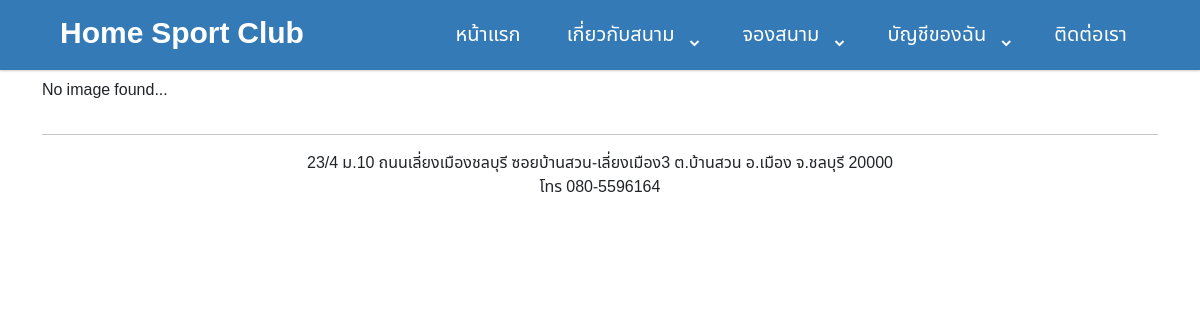
The page /badminton/rules.php on the database as committed earlier.
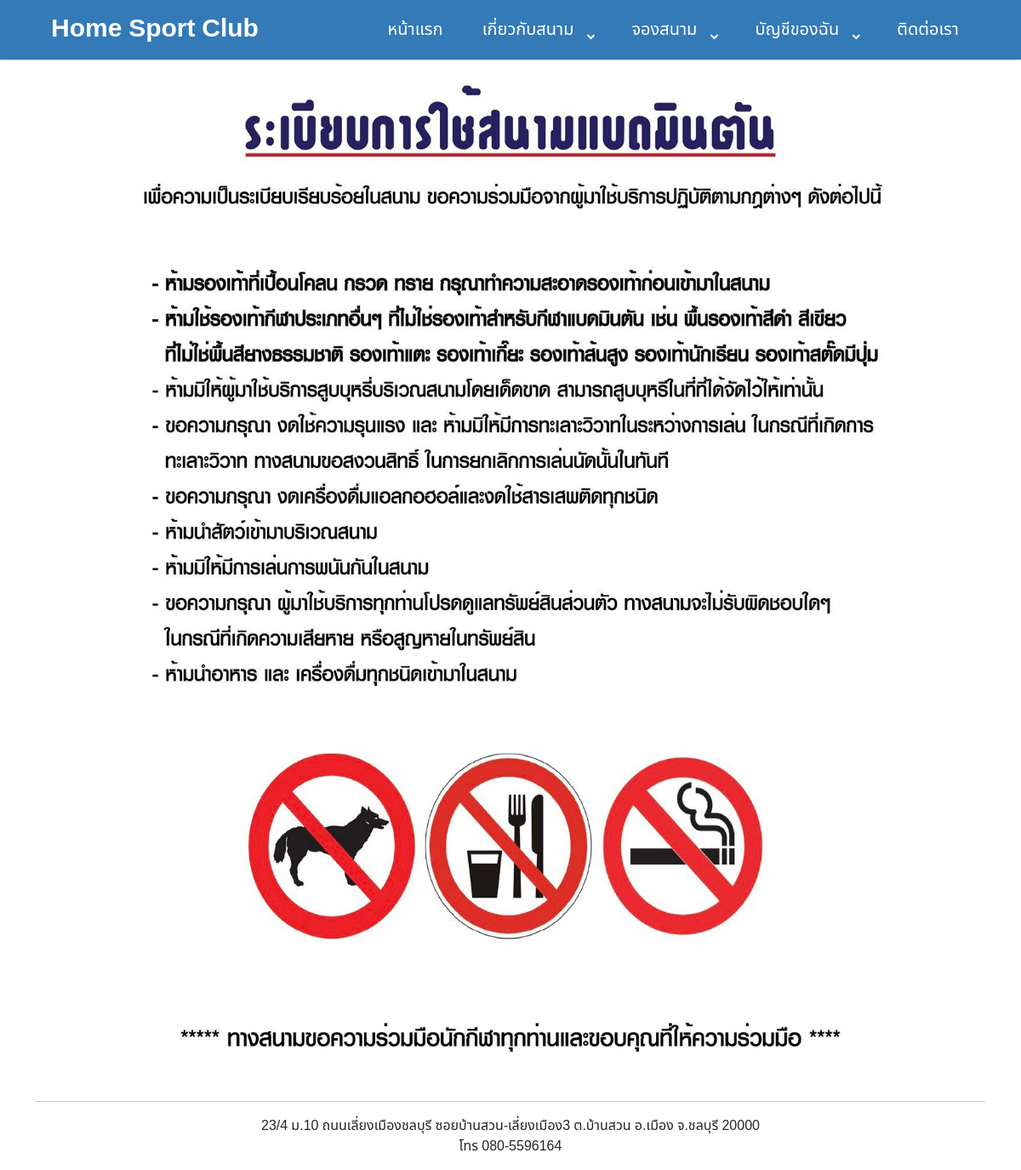
The same page on the database as committed later.
### tables this page shows
CREATE TABLE `image` (
  `image_id` int(11) NOT NULL,
  `image_name` varchar(32) NOT NULL,
  `activity_id` int(11) NOT NULL COMMENT 't_activity',
  `create_date` datetime NOT NULL,
  `edit_date` datetime NOT NULL,
  `create_by` int(11) NOT NULL COMMENT 'user_id',
  `edit_by` int(11) NOT NULL COMMENT 'user_id'
);

### badminton/rules.php (the view, shortened to what this page needs)
<?php
    include_once 'dbConfig.php';
?>
<?php include"header.php"; ?>
<!DOCTYPE html>
<html lang="en">
<head>
    <link href='https://unpkg.com/boxicons@2.0.7/css/boxicons.min.css' rel='stylesheet'>
     <link rel="stylesheet" href="css/boostrap/css/bootstrap.min.css">
    <link href="https://cdn.jsdelivr.net/npm/bootstrap@5.2.0/dist/css/bootstrap.min.css" rel="stylesheet">
</head>
<body>
    <div class="container">
        <div class="row g-2">
            <?php
                $query = $db->query("SELECT * FROM image WHERE activity_id = '5' ORDER BY create_date DESC");
                if ($query->num_rows > 0) {
                    while($row = $query->fetch_assoc()) {
                        $imageURL = 'uploads/'.$row['image_name'];
                    ?>
                    <div class="">
                        <div align = "center">
                            <img src="<?php echo $imageURL ?>"  width="900px" height="1200px" margin="" >
                        </div>
                    </div>
                <?php
                    }
                } else { ?>
                <p>No image found...</p>
            <?php } ?>
        </div>
    </div>
</body>
<?php include"footer.php"; ?>
</html>

### badminton/header.php (shortened to what this page needs)
<!DOCTYPE html>
<html lang="en" dir="ltr">
<head>
  <link rel="stylesheet" href="css/style.css">
  <link href='https://unpkg.com/boxicons@2.0.7/css/boxicons.min.css' rel='stylesheet'>
  <link rel="stylesheet" href="css/boostrap/css/bootstrap.min.css">
</head>
<body>
  <nav class="navbar navbar-inverse" data-spy="affix" data-offset-top="197">
    <div class="navbar">
      <div class="logo" style="color: #fff;"><a>Home Sport Club</a></div>
      <div class="nav-links">
        <ul class="links">
          <li><a href="home.php">หน้าแรก</a></li>
          <li>
            <a>เกี่ยวกับสนาม</a>
            <i class='bx bxs-chevron-down htmlcss-arrow arrow  '></i>
          </li>
        </ul>
        <li>
          <a>จองสนาม</a>
          <i class='bx bxs-chevron-down js-arrow arrow '></i>
        </li>
        <li>
          <a>บัญชีของฉัน</a>
          <i class='bx bxs-chevron-down js-arrow arrow '></i>
        </li>
        <li><a href="contact.php">ติดต่อเรา</a></li>
      </div>
    </div>
  </nav>
</body>
</html>

### badminton/footer.php (shortened to what this page needs)
<!DOCTYPE html>
<html lang="en">
<head>
</head>
<body>
<footer class="sticky-footer bg-white">
    <div class="container my-auto">
        <div class="copyright text-center my-auto">
            <hr>
            <span>23/4 ม.10 ถนนเลี่ยงเมืองชลบุรี ซอยบ้านสวน-เลี่ยงเมือง3 ต.บ้านสวน อ.เมือง จ.ชลบุรี 20000</span>
            <p>โทร 080-5596164</p>
        </div>
    </div>
</footer>
</body>
</html>

### badminton/css/style.css (style rules this page uses)
* { box-sizing: border-box; font-family: 'M PLUS Rounded 1c', sans-serif; font-family: 'Noto Sans Thai', sans-serif; }
body { margin: 0; background: #f4f4fb; }
nav { height: 55px; position: relative; top: 20px; width: 100%; display: flex; background: #c6efff; justify-content: space-between; }
nav ul { margin: 0; display: flex; }
nav ul li { list-style: none; }
nav ul li a { top: 20px; font-size: 18px; font-weight: 400; height: 55px; line-height: 55px; padding: 0px 9px; text-decoration: none; color: black; display: block; }
.logo { font-size: 22px; font-weight: 600; height: flex; line-height: 20px; padding: 0px 10px; }

### badminton/header.php (style rules this page uses)
* { margin: 0; padding: 0; box-sizing: border-box; font-family: 'M PLUS Rounded 1c', sans-serif; font-family: 'Noto Sans Thai', sans-serif; }
body { min-height: 100vh; }
nav { position: fixed; top: 0; left: 0; width: 100%; height: 70px; background-color: #337ab7; box-shadow: 0 1px 2px rgba(0, 0, 0, 0.2); z-index: 9999 !important; display: block; }
nav .navbar { height: 100%; max-width: 1250px; width: 100%; display: flex; align-items: center; justify-content: space-between; margin: auto; padding: 0 50px; }
.navbar .logo a { font-size: 30px; color: #fff; text-decoration: none; font-weight: 600; }
nav .navbar .nav-links { height: 100%; }
nav .navbar .links { display: flex; }
nav .navbar .links li { position: relative; display: flex; align-items: center; justify-content: space-between; list-style: none; padding: 0 14px; }
nav .navbar .links li a { height: 100%; text-decoration: none; white-space: nowrap; color: #fff; font-size: 20px; font-weight: 500; }
nav .navbar .links li .arrow { height: 100%; width: 22px; line-height: 70px; text-align: center; display: inline-block; color: #fff; transition: all 0.3s ease; }

### badminton/rules.php (style rules this page uses)
* { margin: 0; padding: 0; box-sizing: border-box; font-family: 'M PLUS Rounded 1c', sans-serif; font-family: 'Noto Sans Thai', sans-serif; }

Rows that differ between the two databases and show on the page:
added image: image_name (picture)
Other text that changed with them:
text no longer shown: "No image found..."
